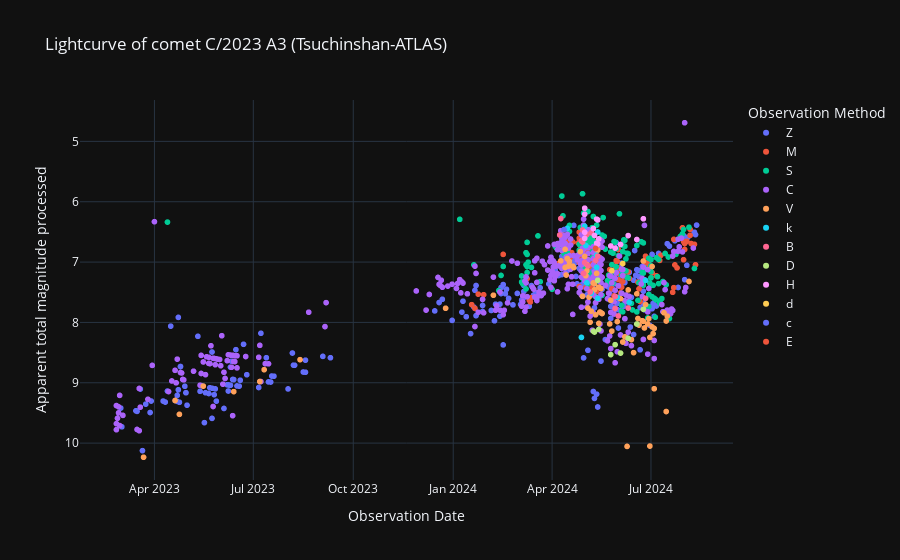

Notebook source saved alongside this figure:
### Code cell
# Curva de luz reducida
labels = {'obs_date':'Observation Date','magnitud_reducida':'Apparent total magnitude processed', 'obs_method_key' : 'Observation Method'}
fig = px.scatter(curva_de_luz_procesada_df, x='obs_date', y='magnitud_reducida', color='obs_method_key', template= 'plotly_dark', labels= labels, title='Lightcurve of comet C/2023 A3 (Tsuchinshan-ATLAS)')
fig.update_yaxes(autorange="reversed")
fig.show()

### Figure 1 — Plotly figure (JSON) as saved in the notebook; plotly's stock layout.template omitted (floating-point values rounded to 4 significant figures; data arrays with more than 128 entries replaced by an {"elided": "..."} marker saying what was removed)
{"data": [{"hovertemplate": "Observation Method=Z<br>Observation Date=%{x}<br>Apparent total magnitude processed=%{y}<extra></extra>", "legendgroup": "Z", "marker": {"color": "#636efa", "symbol": "circle"}, "mode": "markers", "name": "Z", "showlegend": true, "type": "scattergl", "x": {"elided": "292 str values"}, "xaxis": "x", "y": {"elided": "292 float values"}, "yaxis": "y"}, {"hovertemplate": "Observation Method=M<br>Observation Date=%{x}<br>Apparent total magnitude processed=%{y}<extra></extra>", "legendgroup": "M", "marker": {"color": "#EF553B", "symbol": "circle"}, "mode": "markers", "name": "M", "showlegend": true, "type": "scattergl", "x": {"elided": "178 str values"}, "xaxis": "x", "y": {"elided": "178 float values"}, "yaxis": "y"}, {"hovertemplate": "Observation Method=S<br>Observation Date=%{x}<br>Apparent total magnitude processed=%{y}<extra></extra>", "legendgroup": "S", "marker": {"color": "#00cc96", "symbol": "circle"}, "mode": "markers", "name": "S", "showlegend": true, "type": "scattergl", "x": {"elided": "193 str values"}, "xaxis": "x", "y": {"elided": "193 float values"}, "yaxis": "y"}, {"hovertemplate": "Observation Method=C<br>Observation Date=%{x}<br>Apparent total magnitude processed=%{y}<extra></extra>", "legendgroup": "C", "marker": {"color": "#ab63fa", "symbol": "circle"}, "mode": "markers", "name": "C", "showlegend": true, "type": "scattergl", "x": {"elided": "341 str values"}, "xaxis": "x", "y": {"elided": "341 float values"}, "yaxis": "y"}, {"hovertemplate": "Observation Method=V<br>Observation Date=%{x}<br>Apparent total magnitude processed=%{y}<extra></extra>", "legendgroup": "V", "marker": {"color": "#FFA15A", "symbol": "circle"}, "mode": "markers", "name": "V", "showlegend": true, "type": "scattergl", "x": ["2024-08-05T00:00:00", "2024-07-16T00:00:00", "2024-07-15T00:00:00", "2024-07-15T00:00:00", "2024-07-13T00:00:00", "2024-07-04T00:00:00", "2024-07-04T00:00:00", "2024-07-03T00:00:00", "2024-07-02T00:00:00", "2024-07-02T00:00:00", "2024-06-30T00:00:00", "2024-06-30T00:00:00", "2024-06-29T00:00:00", "2024-06-28T00:00:00", "2024-06-26T00:00:00", "2024-06-25T00:00:00", "2024-06-24T00:00:00", "2024-06-24T00:00:00", "2024-06-23T00:00:00", "2024-06-20T00:00:00", "2024-06-19T00:00:00", "2024-06-18T00:00:00", "2024-06-15T00:00:00", "2024-06-13T00:00:00", "2024-06-10T00:00:00", "2024-06-09T00:00:00", "2024-06-07T00:00:00", "2024-06-05T00:00:00", "2024-06-03T00:00:00", "2024-05-31T00:00:00", "2024-05-29T00:00:00", "2024-05-26T00:00:00", "2024-05-25T00:00:00", "2024-05-24T00:00:00", "2024-05-17T00:00:00", "2024-05-16T00:00:00", "2024-05-16T00:00:00", "2024-05-15T00:00:00", "2024-05-14T00:00:00", "2024-05-14T00:00:00", "2024-05-13T00:00:00", "2024-05-12T00:00:00", "2024-05-11T00:00:00", "2024-05-10T00:00:00", "2024-05-10T00:00:00", "2024-05-09T00:00:00", "2024-05-07T00:00:00", "2024-05-06T00:00:00", "2024-05-05T00:00:00", "2024-05-04T00:00:00", "2024-05-03T00:00:00", "2024-05-03T00:00:00", "2024-05-02T00:00:00", "2024-05-01T00:00:00", "2024-04-29T00:00:00", "2024-04-27T00:00:00", "2024-04-21T00:00:00", "2024-04-20T00:00:00", "2024-04-17T00:00:00", "2024-04-16T00:00:00", "2024-04-15T00:00:00", "2024-04-15T00:00:00", "2024-04-14T00:00:00", "2024-04-13T00:00:00", "2024-04-13T00:00:00", "2024-04-09T00:00:00", "2024-02-07T00:00:00", "2023-12-25T00:00:00", "2023-08-13T00:00:00", "2023-07-11T00:00:00", "2023-07-07T00:00:00", "2023-06-13T00:00:00", "2023-05-16T00:00:00", "2023-04-24T00:00:00", "2023-04-20T00:00:00", "2023-03-22T00:00:00"], "xaxis": "x", "y": [7.322, 7.895, 7.976, 9.476, 7.84, 8.099, 9.099, 8.186, 8.074, 7.074, 8.249, 10.05, 7.937, 8.025, 7.703, 8.092, 7.982, 6.982, 7.972, 8.044, 7.935, 7.526, 8.5, 8.285, 7.461, 10.05, 8.239, 8.325, 7.608, 7.986, 7.569, 8.143, 7.634, 8.025, 7.852, 7.84, 7.44, 7.827, 7.415, 8.015, 6.801, 7.188, 7.874, 7.359, 7.459, 7.345, 7.813, 7.996, 7.581, 7.762, 7.044, 7.144, 7.226, 6.907, 7.568, 6.827, 7.092, 7.067, 6.993, 7.068, 6.942, 6.942, 7.215, 7.089, 6.789, 6.979, 7.549, 7.765, 8.617, 8.783, 8.98, 9.147, 9.055, 9.523, 9.294, 10.23], "yaxis": "y"}, {"hovertemplate": "Observation Method=k<br>Observation Date=%{x}<br>Apparent total magnitude processed=%{y}<extra></extra>", "legendgroup": "k", "marker": {"color": "#19d3f3", "symbol": "circle"}, "mode": "markers", "name": "k", "showlegend": true, "type": "scattergl", "x": ["2024-06-26T00:00:00", "2024-06-11T00:00:00", "2024-06-10T00:00:00", "2024-05-31T00:00:00", "2024-05-13T00:00:00", "2024-05-13T00:00:00", "2024-05-13T00:00:00", "2024-05-12T00:00:00", "2024-05-12T00:00:00", "2024-05-12T00:00:00", "2024-05-12T00:00:00", "2024-05-07T00:00:00", "2024-05-03T00:00:00", "2024-05-02T00:00:00", "2024-05-01T00:00:00", "2024-05-01T00:00:00", "2024-04-28T00:00:00", "2024-04-15T00:00:00"], "xaxis": "x", "y": [7.303, 7.669, 7.761, 7.586, 7.601, 6.301, 6.501, 6.688, 6.888, 6.888, 7.088, 7.513, 7.344, 6.726, 6.407, 6.607, 8.248, 6.442], "yaxis": "y"}, {"hovertemplate": "Observation Method=B<br>Observation Date=%{x}<br>Apparent total magnitude processed=%{y}<extra></extra>", "legendgroup": "B", "marker": {"color": "#FF6692", "symbol": "circle"}, "mode": "markers", "name": "B", "showlegend": true, "type": "scattergl", "x": ["2024-06-26T00:00:00", "2024-06-10T00:00:00", "2024-06-01T00:00:00", "2024-05-29T00:00:00", "2024-05-29T00:00:00", "2024-05-13T00:00:00", "2024-05-11T00:00:00", "2024-05-07T00:00:00", "2024-05-06T00:00:00", "2024-05-04T00:00:00", "2024-05-03T00:00:00", "2024-05-01T00:00:00", "2024-04-30T00:00:00", "2024-04-30T00:00:00", "2024-04-29T00:00:00", "2024-04-29T00:00:00", "2024-04-28T00:00:00", "2024-04-09T00:00:00", "2024-04-08T00:00:00"], "xaxis": "x", "y": [7.603, 7.761, 7.893, 7.769, 7.569, 6.901, 6.974, 6.513, 7.496, 7.062, 6.544, 7.007, 7.188, 7.188, 6.668, 6.468, 6.648, 6.279, 6.551], "yaxis": "y"}, {"hovertemplate": "Observation Method=D<br>Observation Date=%{x}<br>Apparent total magnitude processed=%{y}<extra></extra>", "legendgroup": "D", "marker": {"color": "#B6E880", "symbol": "circle"}, "mode": "markers", "name": "D", "showlegend": true, "type": "scattergl", "x": ["2024-06-24T00:00:00", "2024-06-18T00:00:00", "2024-06-10T00:00:00", "2024-06-03T00:00:00", "2024-05-29T00:00:00", "2024-05-25T00:00:00", "2024-05-14T00:00:00", "2024-05-13T00:00:00", "2024-05-10T00:00:00", "2024-05-09T00:00:00"], "xaxis": "x", "y": [7.782, 8.026, 8.261, 8.508, 8.369, 8.534, 8.115, 7.301, 8.159, 8.145], "yaxis": "y"}, {"hovertemplate": "Observation Method=H<br>Observation Date=%{x}<br>Apparent total magnitude processed=%{y}<extra></extra>", "legendgroup": "H", "marker": {"color": "#FF97FF", "symbol": "circle"}, "mode": "markers", "name": "H", "showlegend": true, "type": "scattergl", "x": ["2024-06-24T00:00:00", "2024-06-18T00:00:00", "2024-06-10T00:00:00", "2024-06-03T00:00:00", "2024-05-29T00:00:00", "2024-05-25T00:00:00", "2024-05-14T00:00:00", "2024-05-13T00:00:00", "2024-05-13T00:00:00", "2024-05-12T00:00:00", "2024-05-12T00:00:00", "2024-05-10T00:00:00", "2024-05-09T00:00:00", "2024-05-01T00:00:00", "2024-05-01T00:00:00", "2024-05-01T00:00:00", "2024-05-01T00:00:00"], "xaxis": "x", "y": [6.282, 6.626, 6.561, 6.708, 6.769, 6.734, 6.615, 6.301, 6.701, 6.288, 6.688, 6.559, 6.445, 6.107, 6.507, 6.207, 6.607], "yaxis": "y"}, {"hovertemplate": "Observation Method=d<br>Observation Date=%{x}<br>Apparent total magnitude processed=%{y}<extra></extra>", "legendgroup": "d", "marker": {"color": "#FECB52", "symbol": "circle"}, "mode": "markers", "name": "d", "showlegend": true, "type": "scattergl", "x": ["2024-06-05T00:00:00", "2024-05-26T00:00:00"], "xaxis": "x", "y": [7.025, 7.143], "yaxis": "y"}, {"hovertemplate": "Observation Method=c<br>Observation Date=%{x}<br>Apparent total magnitude processed=%{y}<extra></extra>", "legendgroup": "c", "marker": {"color": "#636efa", "symbol": "circle"}, "mode": "markers", "name": "c", "showlegend": true, "type": "scattergl", "x": ["2024-05-16T00:00:00", "2024-05-13T00:00:00", "2024-05-12T00:00:00", "2024-05-10T00:00:00", "2024-05-09T00:00:00", "2024-05-04T00:00:00", "2024-04-30T00:00:00", "2024-04-12T00:00:00"], "xaxis": "x", "y": [8.64, 9.401, 9.188, 9.259, 9.145, 8.462, 8.588, 6.461], "yaxis": "y"}, {"hovertemplate": "Observation Method=E<br>Observation Date=%{x}<br>Apparent total magnitude processed=%{y}<extra></extra>", "legendgroup": "E", "marker": {"color": "#EF553B", "symbol": "circle"}, "mode": "markers", "name": "E", "showlegend": true, "type": "scattergl", "x": ["2024-05-11T00:00:00"], "xaxis": "x", "y": [6.774], "yaxis": "y"}], "layout": {"legend": {"title": {"text": "Observation Method"}, "tracegroupgap": 0}, "title": {"text": "Lightcurve of comet C/2023 A3 (Tsuchinshan-ATLAS)"}, "xaxis": {"anchor": "y", "domain": [0, 1], "title": {"text": "Observation Date"}}, "yaxis": {"anchor": "x", "autorange": "reversed", "domain": [0, 1], "title": {"text": "Apparent total magnitude processed"}}}}
